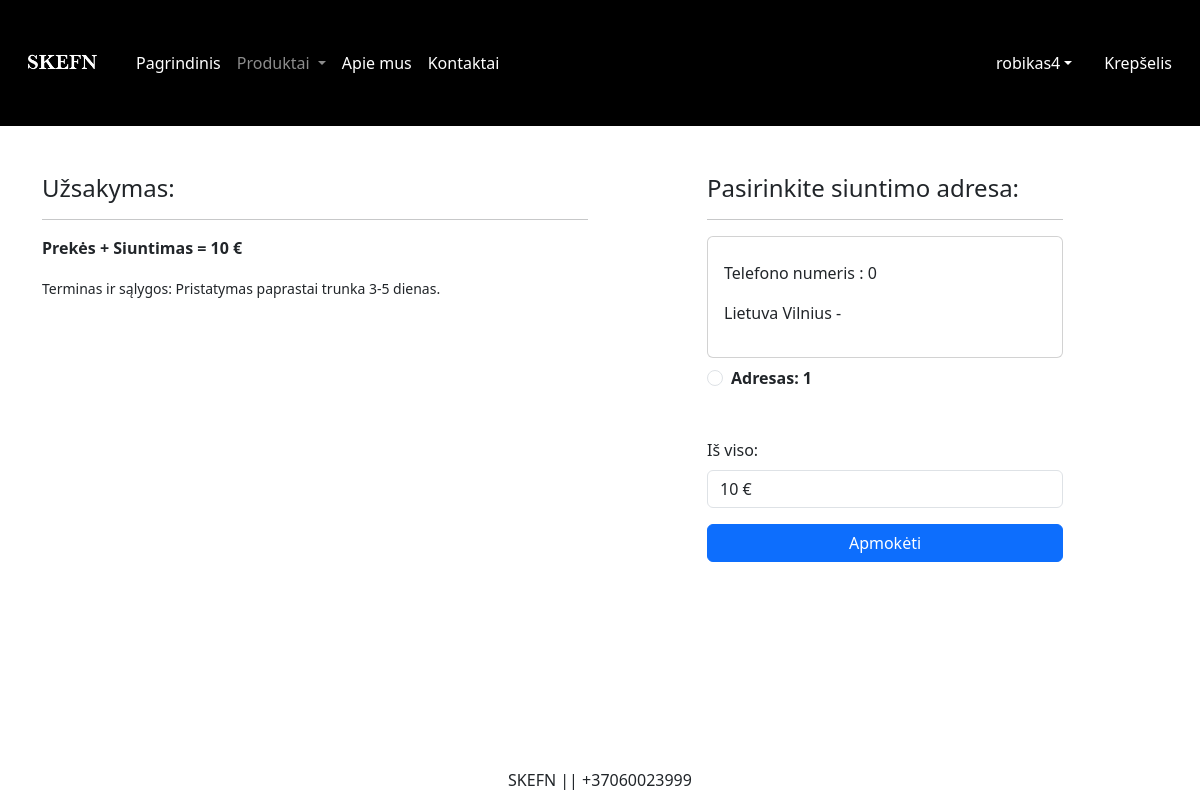
The app's page /checkout/ (signed in) with its own data.
### main/models.py (models this page shows, shortened)
class Customer(models.Model):
    vartotojas = models.ForeignKey(User, on_delete=models.CASCADE)
    vardas = models.CharField(max_length=200)
    pavarde = models.CharField(max_length=200)
    salis = models.CharField(choices=SALIS_CHOICES, max_length=100)
    miestas = models.CharField(max_length=50)
    telefonas = models.IntegerField(default=0)
    zipcode = models.IntegerField()

### main/views.py (the view)
# urls.py: path('checkout/', views.checkout.as_view(), name='checkout'),
class checkout(View):
    def get(self,request):
        user = request.user
        add = Customer.objects.filter(vartotojas=user)
        cart_items = Cart.objects.filter(user=user)
        totalitem = 0
        if request.user.is_authenticated:
            totalitem = len(Cart.objects.filter(user=request.user))
        famount = 0
        for p in cart_items:
            value = p.quantity * p.produktas.kaina_su_nuolaida
            famount = famount + value
        totalamount = famount + 10
        return render(request, 'main/checkout.html', locals())

### main/templates/main/checkout.html (shortened to what this page needs)
{% extends 'main/base.html' %}
{% load static %}
{% block main-content %}
<div class="container">
<div class="row mt-5">
    <div class="col-sm-6">
        <h4>Užsakymas:</h4>
        <hr>
    <p class="fw-bold">Prekės + Siuntimas = {{totalamount}} €</p>
    <small>Terminas ir sąlygos: Pristatymas paprastai trunka 3-5 dienas.</small>
    </div>
    <div class="col-sm-4 offset-sm-1">
        <h4>Pasirinkite siuntimo adresa:</h4>
        <hr>
        <form method="post" id="myform">
            {% for ad in add %}
            <div class="card">
                <div class="card-body">
                    <p>Telefono numeris : {{ad.telefonas}}</p>
                    <p>{{ad.salis}} {{ad.miestas}} - {{ad.post_code}}</p>
                </div>
            </div>
                <div class="form-check mt-2 mb-5">
                    <input class="form-check-input" type="radio" name="custid" id="custadd{{forloop.counter}}" value="{{ad.id}}">
                    <label class="form-check-label fw-bold" for="custadd{{forloop.counter}}">
                        Adresas: {{forloop.counter}}</label>
                </div>
            {% endfor %}
            <div class="card-body mb-3">
                <label for="totalamount" class="form-label">Iš viso:</label>
                <input type="text" class="form-control" name="totalamount" value="{{totalamount}} €"  readonly>
            </div>
            <div class="text-end">
                <div class="d-grid"><a href="{% url 'payment' %}" class="btn btn-primary">Apmokėti</a> </div>
            </div>
        </form>
    </div>
</div>
</div>
{% endblock main-content %}

### main/templates/main/base.html (shortened to what this page needs)
<!DOCTYPE html>
{% load static %}
<html lang="en">
<head>
    <link href="https://cdn.jsdelivr.net/npm/bootstrap@5.3.0/dist/css/bootstrap.min.css" rel="stylesheet">
    <link rel="stylesheet" href="{% static 'main/css/owl.carousel.min.css' %}" />
    <link rel="stylesheet" href="{% static 'main/css/all.min.css' %}" />
    <link rel="stylesheet" href="{% static 'main/css/style.css' %}" />
</head>
<body>
    <nav class="navbar navbar-expand-lg navbar-dark bg-black">
      <div class="container-fluid">
        <a class="navbar-brand" href="#">
            <img src="{% static 'main/images/skefn1.png' %}" width="100" height="100"/>
        </a>
        <div class="collapse navbar-collapse" id="navbarSupportedContent">
          <ul class="navbar-nav me-auto mb-2 mb-lg-0">
              {% if request.user.is_authenticated %}
            <li class="nav-item">
              <a class="nav-link active" aria-current="page" href="/">Pagrindinis</a>
            </li>
              <li class="nav-item dropdown">
              <a class="nav-link dropdown-toggle" href="#" role="button" data-bs-toggle="dropdown" aria-expanded="false">
                Produktai
              </a>
            </li>
            <li class="nav-item">
              <a class="nav-link text-white" href="{% url 'apie' %}">Apie mus</a>
            </li>
            <li class="nav-item">
              <a class="nav-link text-white" href="{% url 'kontaktai' %}">Kontaktai</a>
            </li>
          </ul>
        </div>
          <ul class="navbar-nav me-auto mb-2 mb-lg-0">
              <li class="nav-item dropdown mx-2">
                  <a class="nav-link dropdown-toggle text-white" href="#"
                  id="profileDropdown" role="button" data-bs-toggle="dropdown"
                  aria-expanded="false">{{request.user}}</a>
              </li>
              <li class="nav-item mx-2">
                  <a href="{% url 'showcart' %}" class="nav-link text-white"> Krepšelis</a>
              </li>
              {% endif %}
          </ul>
      </div>
    </nav>
    {% block main-content %}{% endblock main-content %}
    <br>
    <br>
    <br>
    <footer class="container-fluid fixed-bottom bg-white text-center p-2 mt-5">
        SKEFN || +37060023999
    </footer>
</body>
</html>

### records on screen
Customer: telefonas "0", salis "Lietuva", miestas "Vilnius"

### other values on screen
{{ request.user }} "robikas4"
{{ totalamount }} "10"
